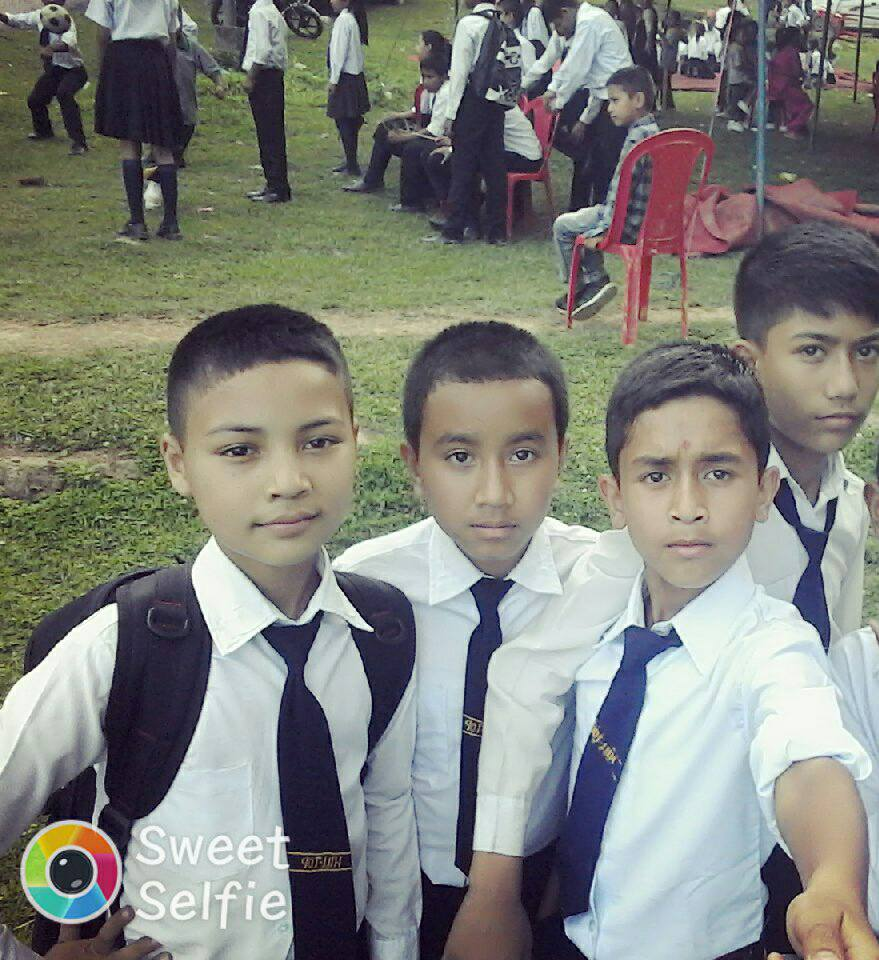
#> input picture Phase 2/school.jpg, 879 x 960 px
$ python Rotation.py
#> lines starting #> are read from the running program, lines starting #| are printed output that depends on the picture
import cv2

image = cv2.imread("school.jpg")
#> image is the input picture: shape (960, 879, 3); mean B, G, R 124.4, 130.8, 128.7

if image is None:
    print("Error loading image")
else:
    print("Image loaded successfully")
    (w, h) = image.shape[:2]  # :2 takes the first two elements of the tuple
#> w = 960; h = 879

    center = (w // 2, h // 2)
#> center = (480, 439)
    M = cv2.getRotationMatrix2D(center, 45, 1)
    rotated_image = cv2.warpAffine(image, M, (w, h))
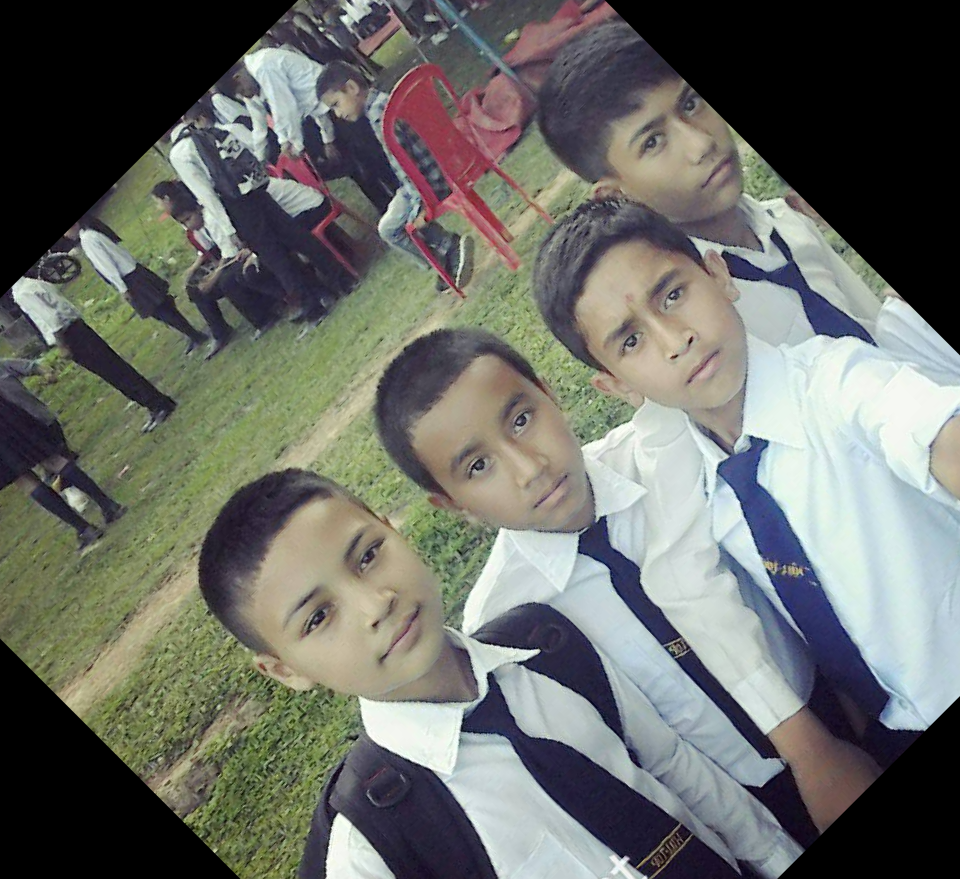
#> rotated_image: shape (879, 960, 3); mean B, G, R 102.8, 108.5, 106.5

    cv2.imshow("Original Image", image)
    cv2.imshow("Rotated Image", rotated_image)

    cv2.waitKey(0)
    cv2.destroyAllWindows()
